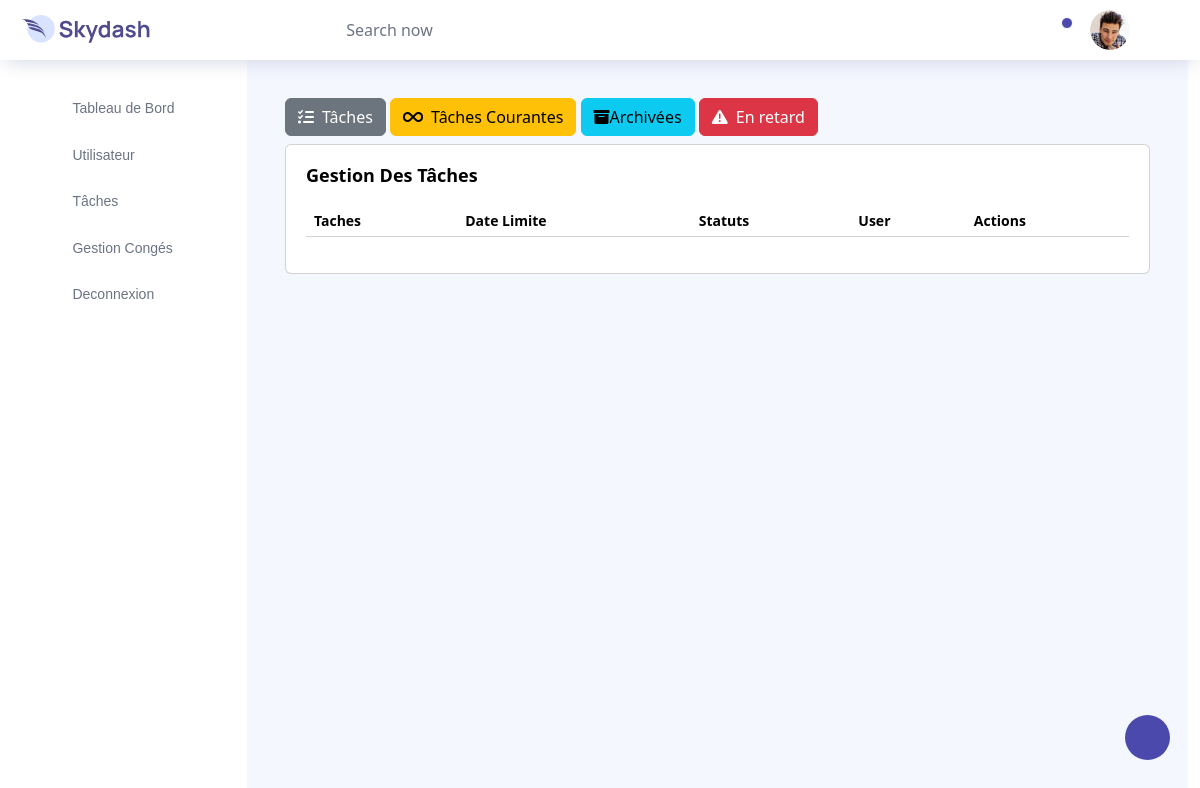
The page /tasks/archive/ on the database as committed earlier.
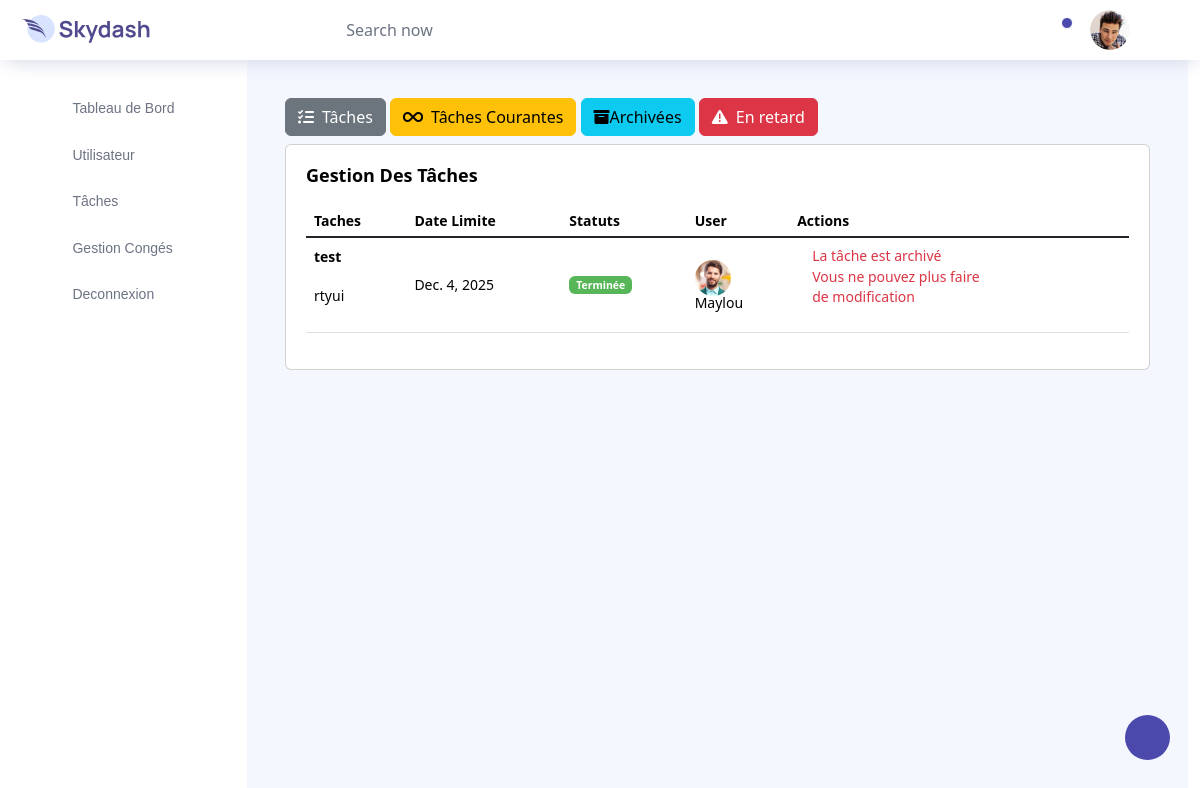
The same page on the database as committed later.
### Taches/models.py (models this page shows, shortened)
class Tache(models.Model):
    STATUT_CHOICES = [
        ('en_attente', 'En attente'),
        ('en_cours', 'En cours'),
        ('terminee', 'Terminée'),
    ]
    ARCHIVE_CHOICES = [
        ('oui', 'Oui'),
        ('non', 'Non'),
    ]
    titre = models.CharField(max_length=255)
    description = models.TextField()
    statut = models.CharField(max_length=20, choices=STATUT_CHOICES, default='en_attente')
    user = models.ForeignKey(Utilisateur, on_delete=models.CASCADE, related_name='taches')
    archive = models.CharField(max_length=10, choices=ARCHIVE_CHOICES, default='non')  # Statut d'archivage
    mention_archive = models.TextField(null=True, blank=True)  # Explication de l'archivage
    date_limite = models.DateField(null=True, blank=True)  # Date limite pour terminer la tâche
    date_creation = models.DateTimeField(auto_now_add=True)  # Date de création automatique

### User/models.py (models this page shows, shortened)
class Utilisateur(AbstractUser):
    SEXE_CHOICES = (('M', 'Masculin'), ('F', 'Féminin'))
    ROLE_CHOICES = (('employe', 'Employé'), ('manager', 'Manager'))
    nom_complet = models.CharField(max_length=255)
    email = models.EmailField(unique=True)
    sexe = models.CharField(max_length=1, choices=SEXE_CHOICES)
    matricule = models.CharField(max_length=20, unique=True)
    telephone = models.CharField(max_length=20, unique=True)
    adresse = models.TextField()
    date_naissance=models.DateField(null=True, blank=True)
    role = models.CharField(max_length=10, choices=ROLE_CHOICES, default="employe")
    REQUIRED_FIELDS = [  "nom_complet","email", "sexe","matricule", "adresse", "telephone", "role"]

### Taches/views.py (the view)
# urls.py: path('archive/', views.archive, name='archive'), #pour afficher les taches archivées
def archive(request):
    taches= Tache.objects.all().filter(  archive= "oui" )
    return render(request, 'admin/gestiontaches/etat/archive.html' , {"taches":taches}) #pour afficher les taches archivées

### templates/admin/gestiontaches/etat/archive.html
{% extends 'admin/gestiontaches/listache.html'  %}
{% load static %}
{% block content %}
<div class="d-flex flex-wrap justify-content-between mb-2">
  <div class="filter-buttons">
    <a href="{%url 'listtasks' %}" class="btn btn-secondary btn-custom">
      <i class="fas fa-tasks me-2"></i>Tâches
    </a>
    <a
      href="{%url 'courant' %}"
      class="btn btn-warning btn-custom">
      <i class="fas fa-infinity me-2"></i>Tâches Courantes
    </a>
    <a
      href="{%url 'archive' %}"
      class="btn btn-info btn-custom">
      <i class="fas fa-box-archive"></i>Archivées
    </a>
    <a
      href="{%url 'retard' %}"
      class="btn btn-danger btn-custom">
      <i class="fas fa-exclamation-triangle me-2"></i>En retard
    </a>
  </div>
</div>
<div class="row">
  <div class="col-md-12 grid-margin stretch-card">
    <div class="card">
      <div class="card-body">
        <h4 class="card-title">Gestion des Tâches</h4>
        <div class="table-responsive">
          <table class="table table-hover">
            <thead>
              <tr>
                <th>Taches</th>
                <th>Date Limite</th>
                <th>Statuts</th>
                <th>User</th>
                <th>Actions</th>
              </tr>
            </thead>
            <tbody>
              {% for tache in taches %}
              <tr>
                <td>
                  <p class="mb-1 fw-bold"> {{tache.titre}}</p>
                  <br>
                  <p>{{tache.description}} </p>
                </td>
                <td> {{tache.date_limite}} </td>
                <td>
                  {% if tache.statut == 'terminee' %}
                      <label class="badge badge-success">Terminée</label>
                  {% elif tache.statut == 'en_cours' %}
                      <label class="badge badge-warning">En cours</label>
                   {% else %}
                       <label class="badge badge-danger">En attente</label>
                  {% endif %}
                </td>
                <td>
                  <img src=" {% static 'images/faces/face1.jpg' %} " alt="image"/>
                  <br>{{tache.user.username}}
                </td>
                <td class="text-danger">
                  <div class="col-md-2 d-flex text-start">
                    {% if tache.archive == 'oui' %}
                    <p> La tâche est archivé <br> Vous ne pouvez plus faire <br>de modification </p>
                    {% else %}
                    <a href="{% url 'editmytasks' tache.id %}" class="btn btn-sm btn-outline-primary me-1"><i class="bi bi-pencil"></i></a>
                    <a style="display:block" href="{% url 'archivetasks' tache.id %}" class="btn btn-sm btn-outline-secondary me-1"><i class="fas fa-box-archive"></i></a>
                    {% endif %}
                  </div>
                </td>
              </tr>
              {% endfor %}
            </tbody>
          </table>
        </div>
      </div>
    </div>
  </div>
</div>
{% endblock %}

Rows that differ between the two databases and show on the page:
now on this page (row edited): Tache: titre "test", description "rtyui", date_limite "Dec. 4, 2025", statut "Terminée", user.username "Maylou", archive "La tâche est archivé"
